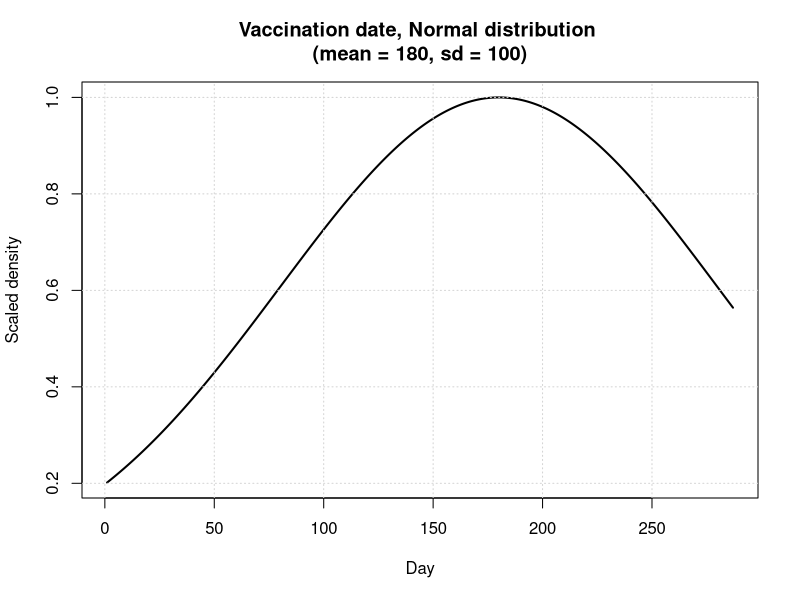

Reproduce this figure in R.
# --- Parameters ---
n_days <- 365-78
mean_day <- 180
sd_day <- 100

# Define day sequence
day <- 1:n_days

# Compute normal density truncated at [1, 365]
dens <- dnorm(day, mean = mean_day, sd = sd_day)

# Scale so it fits nicely in [0, 1] range or desired probability scale
dens <- dens / max(dens)  # normalized so peak = 1

# Plot
plot(
  day, dens, type = "l", lwd = 2,
  xlab = "Day", ylab = "Scaled density",
  main = sprintf("Vaccination date, Normal distribution \n(mean = %d, sd = %d)", mean_day, sd_day)
)
grid()

# Optional: check tails
cat("Density near day 1:", dens[1], "\n")
cat("Density near day 365:", dens[365], "\n")
